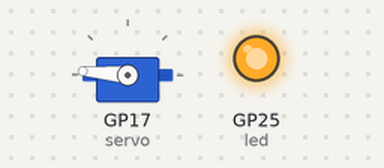
The program below on a simulated Raspberry Pi Pico running MicroPython. On the bench: servo, output pins drawn as LEDs (lit = HIGH). Servo angles are drawn from the pulse width (0.5 ms = 0°, 2.5 ms = 180°); threads take turns every 2 ms; what the program prints to the serial console is not drawn.

Above: at 0.05 s.
At 2.95 s:
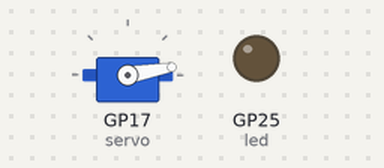
Timing chart, 0 to 6.9 s (numbered marks = the images above):
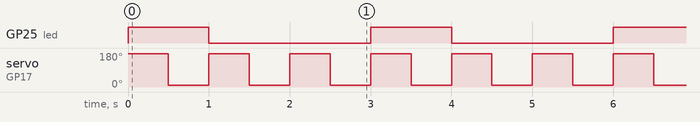

The program:

hilos.py
```python
import time
import _thread
from machine import Pin, PWM


def task(idTask):
    print('Iniciando LED - ID: ', idTask)
    while True:
        led = Pin("LED", Pin.OUT)
        led.high()
        time.sleep(1)
        led.low()
        time.sleep(2)
        print('done')


def servoFn(idTask):
    print('Iniciando servo - ID: ', idTask)
    servo = Pin(17, Pin.OUT)
    pwmServo = PWM(servo)
    pwmServo.freq(50)
    while True:
        pwmServo.duty_u16(8000)
        time.sleep(0.5)
        pwmServo.duty_u16(2000)
        time.sleep(0.5)


_thread.start_new_thread(task, (1,))
servoFn(2)
```

Measured:
- by itself, GP25 (led): alternates HIGH for 1.0 s and LOW for 2.0 s
- by itself, servo on GP17 (servo): alternates 175° for 0.50 s and 10° for 0.50 s
